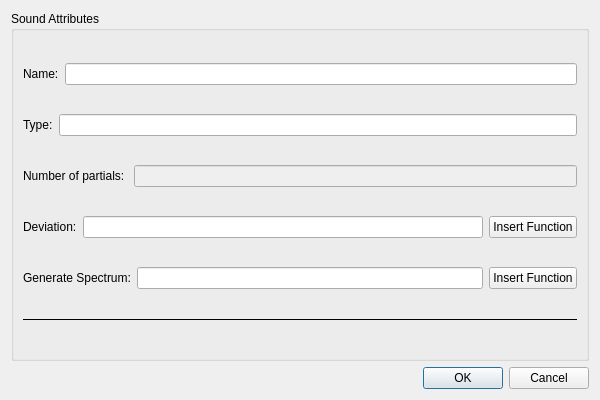
<?xml version="1.0" encoding="UTF-8"?>
<ui version="4.0">
 <class>SoundAttributesDialog</class>
 <widget class="QDialog" name="SoundAttributesDialog">
  <property name="geometry">
   <rect>
    <x>0</x>
    <y>0</y>
    <width>600</width>
    <height>400</height>
   </rect>
  </property>
  <property name="windowTitle">
   <string>Sound Attributes</string>
  </property>
  <layout class="QVBoxLayout" name="mainLayout">
   <item>
    <widget class="QGroupBox" name="SoundAttributesStandard">
     <property name="title">
      <string>Sound Attributes</string>
     </property>
     <layout class="QVBoxLayout" name="vbox2">
      <item>
       <layout class="QHBoxLayout" name="hbox6">
        <item>
         <widget class="QLabel" name="label7">
          <property name="text">
           <string>Name:</string>
          </property>
         </widget>
        </item>
        <item>
         <widget class="QLineEdit" name="SoundAttributesNameEntry">
          <property name="echoMode">
           <enum>QLineEdit::Password</enum>
          </property>
         </widget>
        </item>
       </layout>
      </item>
      <item>
       <layout class="QHBoxLayout" name="hbox7">
        <item>
         <widget class="QLabel" name="label8">
          <property name="text">
           <string>Type:</string>
          </property>
         </widget>
        </item>
        <item>
         <widget class="QLineEdit" name="SoundAttributesTypeEntry">
          <property name="echoMode">
           <enum>QLineEdit::Password</enum>
          </property>
         </widget>
        </item>
       </layout>
      </item>
      <item>
       <layout class="QHBoxLayout" name="hbox8">
        <item>
         <widget class="QLabel" name="label9">
          <property name="toolTip">
           <string>an integer, indicating the partial you want.</string>
          </property>
          <property name="text">
           <string>Number of partials: </string>
          </property>
         </widget>
        </item>
        <item>
         <widget class="QLineEdit" name="SoundAttributesNumPartialEntry">
          <property name="enabled">
           <bool>false</bool>
          </property>
          <property name="readOnly">
           <bool>true</bool>
          </property>
          <property name="echoMode">
           <enum>QLineEdit::Password</enum>
          </property>
         </widget>
        </item>
       </layout>
      </item>
      <item>
       <layout class="QHBoxLayout" name="hbox9">
        <item>
         <widget class="QLabel" name="label10">
          <property name="text">
           <string>Deviation:</string>
          </property>
         </widget>
        </item>
        <item>
         <widget class="QLineEdit" name="SoundAttributesDeviationEntry">
          <property name="echoMode">
           <enum>QLineEdit::Password</enum>
          </property>
         </widget>
        </item>
        <item>
         <widget class="QPushButton" name="SoundAttributesDeviationFunButton">
          <property name="text">
           <string>Insert Function</string>
          </property>
         </widget>
        </item>
       </layout>
      </item>
      <item>
       <layout class="QHBoxLayout" name="hbox11">
        <item>
         <widget class="QLabel" name="label12">
          <property name="text">
           <string>Generate Spectrum:</string>
          </property>
         </widget>
        </item>
        <item>
         <widget class="QLineEdit" name="SoundAttributesGenerateSpectrumEntry">
          <property name="toolTip">
           <string>Use this entry to generate spectrum from perceived distance</string>
          </property>
          <property name="echoMode">
           <enum>QLineEdit::Password</enum>
          </property>
         </widget>
        </item>
        <item>
         <widget class="QPushButton" name="SoundAttributesGenerateSpectrumFunButton">
          <property name="text">
           <string>Insert Function</string>
          </property>
         </widget>
        </item>
       </layout>
      </item>
      <item>
       <widget class="QFrame" name="hseparator1">
        <property name="frameShape">
         <enum>QFrame::HLine</enum>
        </property>
       </widget>
      </item>
     </layout>
    </widget>
   </item>
   <item>
    <widget class="QDialogButtonBox" name="buttonBox">
     <property name="orientation">
      <enum>Qt::Horizontal</enum>
     </property>
     <property name="standardButtons">
      <set>QDialogButtonBox::Cancel|QDialogButtonBox::Ok</set>
     </property>
    </widget>
   </item>
  </layout>
  <connections>
   <connection>
    <sender>buttonBox</sender>
    <signal>accepted()</signal>
    <receiver>SoundAttributesDialog</receiver>
    <slot>accept()</slot>
   </connection>
   <connection>
    <sender>buttonBox</sender>
    <signal>rejected()</signal>
    <receiver>SoundAttributesDialog</receiver>
    <slot>reject()</slot>
   </connection>
  </connections>
 </widget>
 <resources/>
 <connections/>
</ui> 
